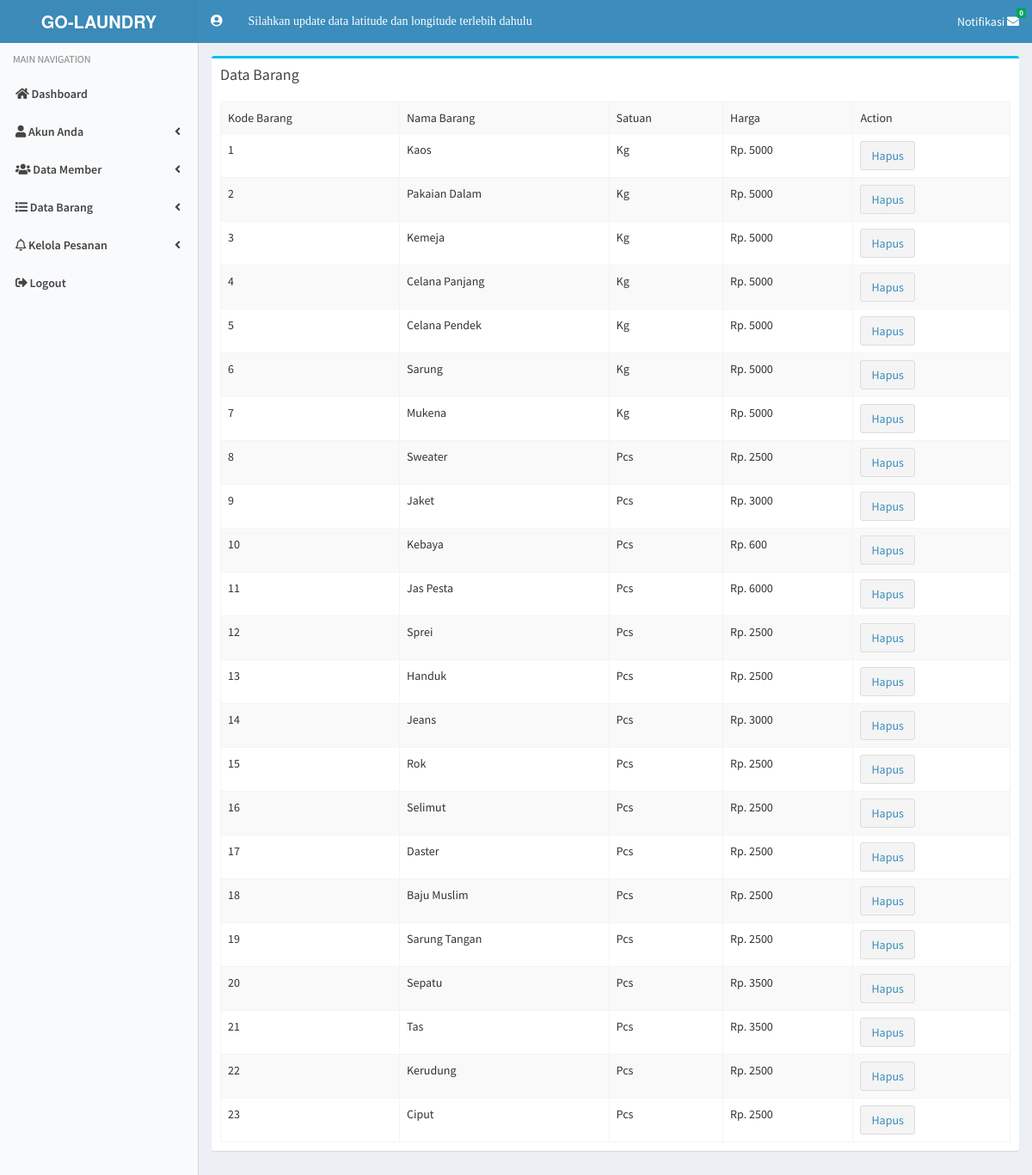
The app's page /admin/index.php?page=lihat_barang with its own data.
### tables this page shows
CREATE TABLE `barang` (
  `kode_barang` int(25) NOT NULL,
  `nama_barang` varchar(55) NOT NULL,
  `satuan` varchar(55) NOT NULL,
  `harga_barang` varchar(55) NOT NULL
);

### admin/lihat_barang.php (the view)
<div class="row">
  <div class="col-xs-12">
    <div class="box box-info">
      <div class="box-header">
        <h3 class="box-title">Data Barang</h3>
      </div>
      <div class="box-body">
        <table id="example1" class="table table-bordered table-striped">
          <tr>
            <td>Kode Barang</td>
            <td>Nama Barang</td>
            <td>Satuan</td>
            <td>Harga</td>
            <td>Action</td>
          </tr>
          <?php
          include "../login/koneksi.php";
          $query = "select * from barang";
          $hasil = mysqli_query($koneksi, $query);
          while ($row = mysqli_fetch_array($hasil)) {
            ?>
            <tr>
              <td><?php echo $row['kode_barang']; ?></td>
              <td><?php echo $row['nama_barang']; ?></td>
              <td><?php echo $row['satuan']; ?></td>
              <td>Rp. <?php echo $row['harga_barang']; ?></td>
              <td>
                <button type="submit" class="btn btn-default" name="hapus"><a href="hapus_barang.php?id=<?php echo $row['kode_barang']; ?>">Hapus
                </a></button>
              </td>
            </tr>
            <?php
          }
           ?>
        </table>
      </div>
    </div>
  </div>
</div>

### records on screen
barang: kode_barang "1", nama_barang "Kaos", satuan "Kg", harga_barang "5000"
barang: kode_barang "2", nama_barang "Pakaian Dalam", satuan "Kg", harga_barang "5000"
barang: kode_barang "3", nama_barang "Kemeja", satuan "Kg", harga_barang "5000"
barang: kode_barang "4", nama_barang "Celana Panjang", satuan "Kg", harga_barang "5000"
barang: kode_barang "5", nama_barang "Celana Pendek", satuan "Kg", harga_barang "5000"
barang: kode_barang "6", nama_barang "Sarung", satuan "Kg", harga_barang "5000"
barang: kode_barang "7", nama_barang "Mukena", satuan "Kg", harga_barang "5000"
barang: kode_barang "8", nama_barang "Sweater", satuan "Pcs", harga_barang "2500"
barang: kode_barang "9", nama_barang "Jaket", satuan "Pcs", harga_barang "3000"
barang: kode_barang "10", nama_barang "Kebaya", satuan "Pcs", harga_barang "600"
barang: kode_barang "11", nama_barang "Jas Pesta", satuan "Pcs", harga_barang "6000"
barang: kode_barang "12", nama_barang "Sprei", satuan "Pcs", harga_barang "2500"
barang: kode_barang "13", nama_barang "Handuk", satuan "Pcs", harga_barang "2500"
barang: kode_barang "14", nama_barang "Jeans", satuan "Pcs", harga_barang "3000"
barang: kode_barang "15", nama_barang "Rok", satuan "Pcs", harga_barang "2500"
barang: kode_barang "16", nama_barang "Selimut", satuan "Pcs", harga_barang "2500"
barang: kode_barang "17", nama_barang "Daster", satuan "Pcs", harga_barang "2500"
barang: kode_barang "18", nama_barang "Baju Muslim", satuan "Pcs", harga_barang "2500"
barang: kode_barang "19", nama_barang "Sarung Tangan", satuan "Pcs", harga_barang "2500"
barang: kode_barang "20", nama_barang "Sepatu", satuan "Pcs", harga_barang "3500"
barang: kode_barang "21", nama_barang "Tas", satuan "Pcs", harga_barang "3500"
barang: kode_barang "22", nama_barang "Kerudung", satuan "Pcs", harga_barang "2500"
barang: kode_barang "23", nama_barang "Ciput", satuan "Pcs", harga_barang "2500"

### other values on screen
$result1['jumlah_masuk'] "0"
